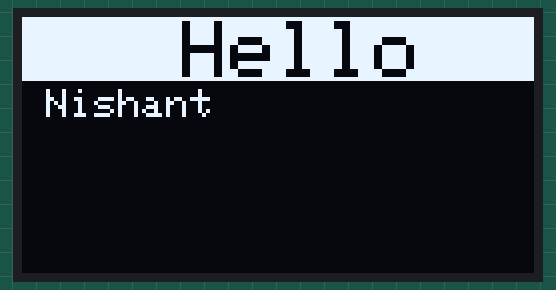
Recording of a sketch running on a simulated ESP32. On the bench: 128×64 one-colour display. What the sketch prints to the serial monitor is not drawn.

Above: at 0.3 s.

The sketch:

esp32_oled-display.ino
```cpp
// 128×32 Split-color OLED (yellow top + blue bottom)
// Navbar starts at (1,1) - yellow bg (lit) + black text

#include <Wire.h>
#include <Adafruit_GFX.h>
#include <Adafruit_SSD1306.h>


#define SCREEN_WIDTH  128
#define SCREEN_HEIGHT 64
#define OLED_RESET    -1
#define SCREEN_ADDRESS 0x3C   // change to 0x3D if screen is black

#define SDA_PIN 26
#define SCL_PIN 27

Adafruit_SSD1306 display(SCREEN_WIDTH, SCREEN_HEIGHT, &Wire, OLED_RESET);

void setup() {
  Serial.begin(115200);
  delay(200);
  Serial.println("OLED 128x32 - Navbar at (1,1)");

  Wire.begin(SDA_PIN, SCL_PIN);

  if (!display.begin(SSD1306_SWITCHCAPVCC, SCREEN_ADDRESS)) {
    Serial.println(F("SSD1306 init failed - check wiring/address"));
    for(;;);
  }

  display.clearDisplay();

  // ─── TOP NAVBAR (yellow when lit) ───────────────────────────────
  int navHeight = 16;   // small height to keep yellow in upper part only

  // Fill top area → lights up yellow pixels
  display.fillRect(0, 0, SCREEN_WIDTH, navHeight, SSD1306_WHITE);

  // NAV bar
  display.setTextSize(2);
  display.setTextColor(SSD1306_BLACK);
  display.setCursor(40, 1);               // exactly as requested: start from 1,1
  display.print("Hello");

    // content
  display.setCursor(17,10);
  display.setTextColor(SSD1306_WHITE);
  display.setTextSize(1);
  display.println("\n Nishant");


  display.display();
}

void loop() {
  // static display
}
```
